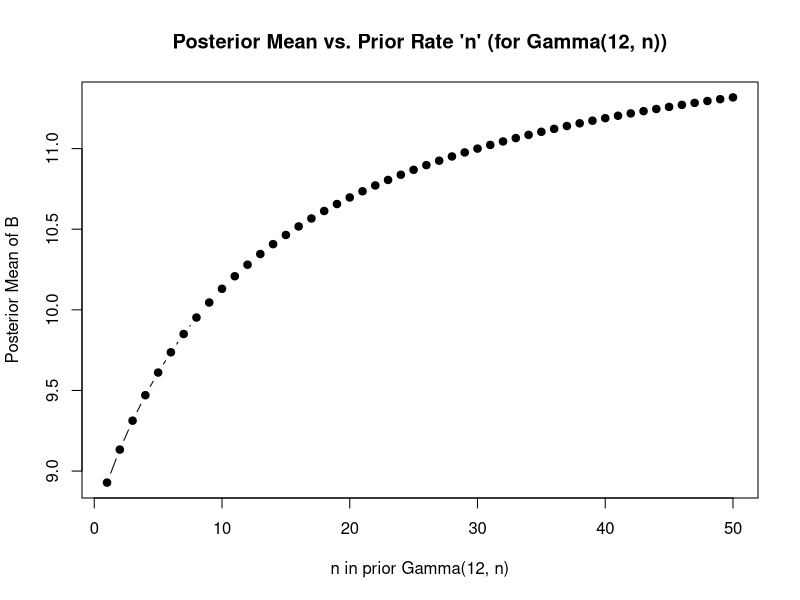

Generate this figure with R:
## ---- chunk 1
knitr::opts_chunk$set(echo = TRUE)
## ---- chunk 2
#Mice from group A are approximately Poisson-distributed with a mean of 12. We dont know what mice from B are
y_A <- c(12,9,12,14,13,13,15,8,15,6)
sy_A <- sum(y_A); n_A <- length(y_A)

y_B <- c(11,11,10,9,9,8,7,10,6,8,8,9,7)
sy_B <- sum(y_B); n_B <- length(y_B)

#Prior A
a_A <- 120
b_A <- 10

#Prior B
a_B <- 12
b_B <- 1


posterior_stats_gamma_poisson <- function(y, a, b, cred_level = 0.95) {
  sy <- sum(y)
  n  <- length(y)
  
  post_a <- a + sy
  post_b <- b + n
  
  alpha_low  <- (1 - cred_level)/2
  alpha_high <- 1 - alpha_low
  ci <- pgamma(c(alpha_low, alpha_high), shape = post_a, rate = post_b)
  
  post_mean <- post_a / post_b
  post_var  <- post_a / (post_b^2)
  
  cat("Posterior shape:", post_a, "\n")
  cat("Posterior rate: ", post_b, "\n")
  cat(paste0(100*cred_level, "% Credible Interval: [", 
             ci[1], ", ", ci[2], "]\n"))
  cat("Posterior Mean:    ", round(post_mean, 3), "\n")
  cat("Posterior Variance:", round(post_var, 3), "\n\n")
  
  return(invisible(list(shape = post_a, 
                        rate  = post_b,
                        ci    = ci,
                        mean  = post_mean,
                        var   = post_var)))
}

cat("Results for Population A:\n")
res_A <- posterior_stats_gamma_poisson(y_A, a_A, b_A)

cat("Results for Population B:\n")
res_B <- posterior_stats_gamma_poisson(y_B, a_B, b_B)

## ---- chunk 3
n_seq <- 1:50
posterior_means_B <- sapply(n_seq, function(n_cur) {
  post_a_B <- a_B*n_cur + sy_B
  post_b_B <- n_cur + n_B
  post_a_B / post_b_B
})

plot(n_seq, posterior_means_B, type="b", pch=19,
     xlab="n in prior Gamma(12, n)", ylab="Posterior Mean of B",
     main="Posterior Mean vs. Prior Rate 'n' (for Gamma(12, n))")
abline(h=res_A$mean, col="red", lty=2)
